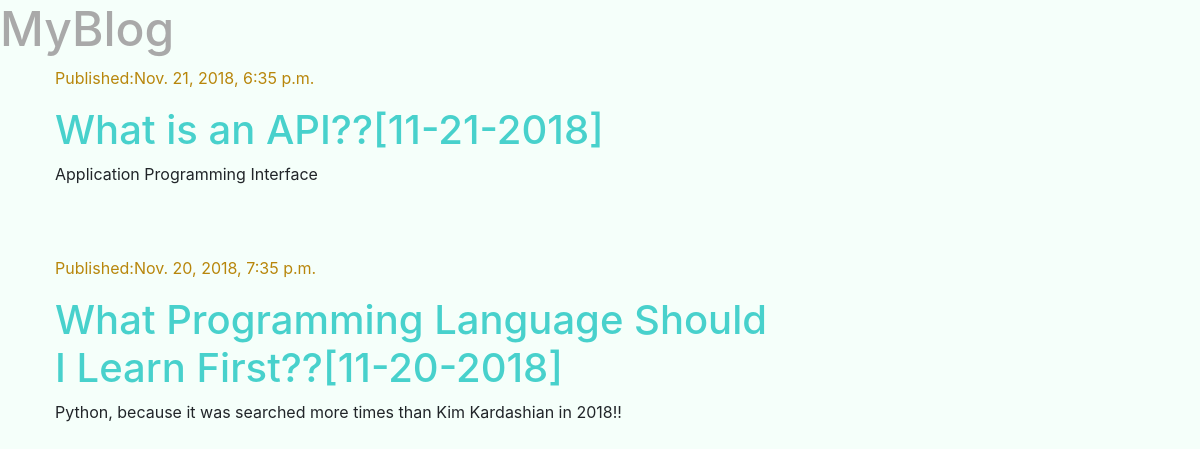
Before: / with the older database file.
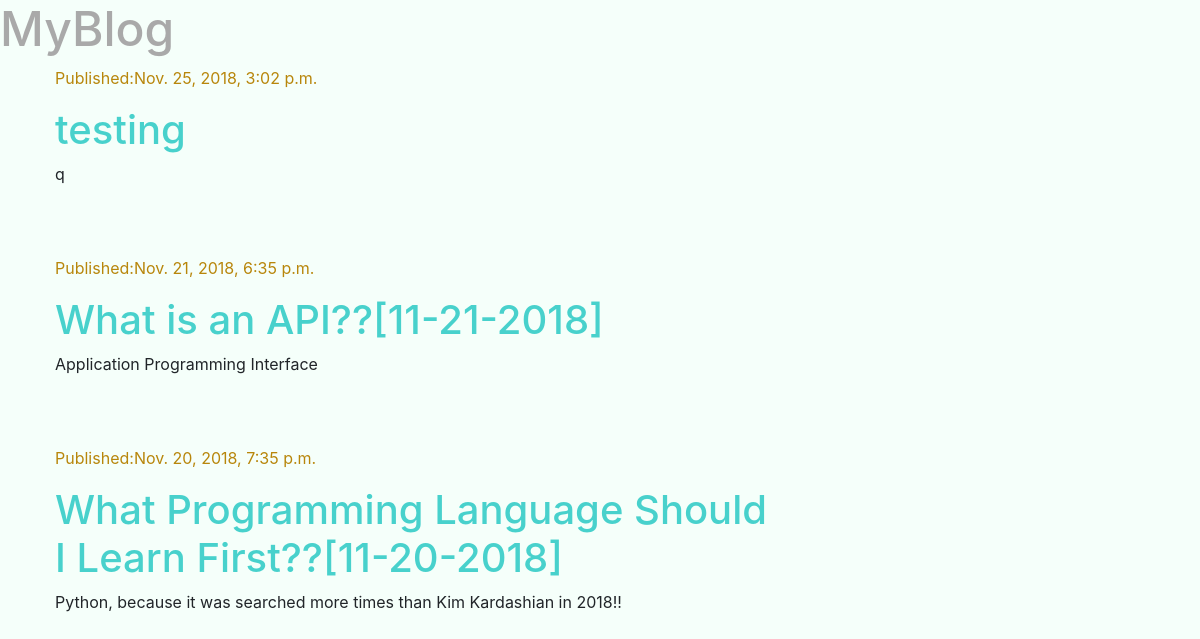
After: the same page with the newer database file.
### blog/models.py (models this page shows, shortened)
class Post(models.Model):
    author = models.ForeignKey('auth.User', on_delete=models.CASCADE)
    title = models.CharField(max_length=200)
    text = models.TextField()
    created_date = models.DateTimeField(default=timezone.now)
    published_date = models.DateTimeField(blank=True, null=True)

### blog/views.py (the view)
# urls.py: path('', views.postsList, name='postsList'),
def postsList(request):
    posts = Post.objects.filter(published_date__lte=timezone.now()).order_by('-published_date')
    stuff_for_frontend = {'posts': posts}
    return render(request, 'blog/postsList.html', stuff_for_frontend)

### blog/templates/blog/postsList.html
{% extends 'blog/base.html' %}
{% block content %}
{% for post in posts %}
<div class="post">
  <div class="date">
    <p>Published:{{ post.published_date }}</p>
  </div>
  <h1><a href="{% url 'postsDetail' pk=post.pk %}">{{ post.title }}</a></h1>
  <p>{{ post.text|linebreaksbr }}</p>
</div>
{% endfor %}
{% endblock %}

Changed rows visible on the page:
added Post: published_date "Nov. 25, 2018, 3:02 p.m.", title "testing", text "q"
